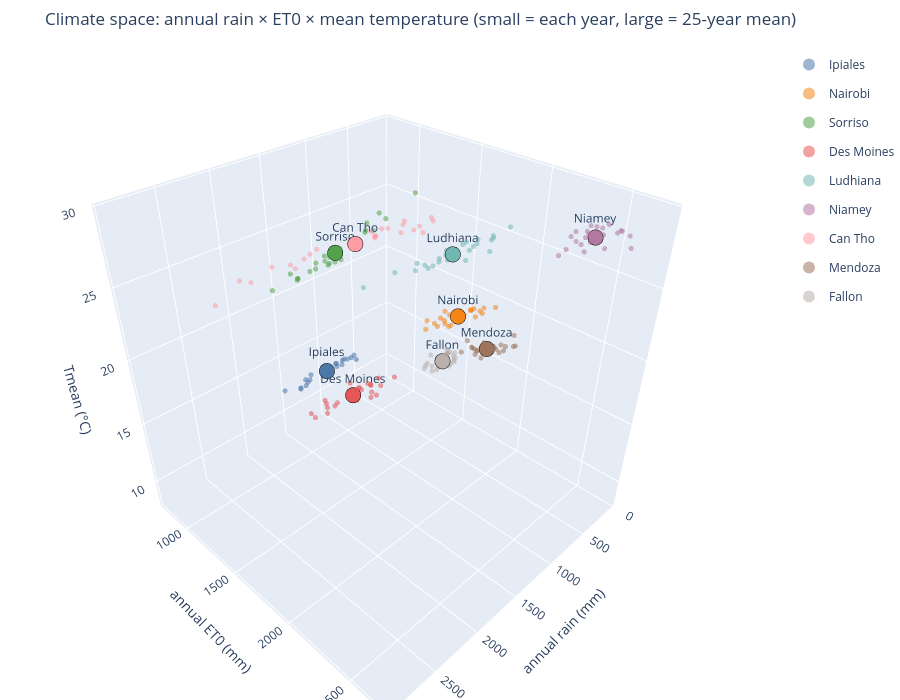

This figure's notebook cell:
### Markdown cell above
## 4 · Climate space of the nine sites

Each **small dot is one site-year** (25 per site); the **large labelled marker is the site's 25-year mean**.
Axes: annual rain, annual ET0 (evaporative demand) and mean temperature. Sites that sit apart are climatically different; a cloud stretched along one axis shows which variable varies most from year to year.

### Code cell
palette = ["#4c78a8", "#f58518", "#54a24b", "#e45756", "#72b7b2", "#b279a2", "#ff9da6", "#9d755d", "#bab0ac"]
fig = go.Figure()
for (n, col) in zip(SITES, palette):
    at, _ = ct.annual_table(data[n], SITES[n][0], SITES[n][2])
    fig.add_trace(go.Scatter3d(x=at.rain_mm, y=at.ET0_mm, z=at.Tmean_C, mode="markers", name=n, legendgroup=n,
                               marker=dict(size=3, color=col, opacity=.55), text=[f"{n} {y}" for y in at.index],
                               hovertemplate="%{text}<br>rain %{x:.0f} mm<br>ET0 %{y:.0f} mm<br>Tmean %{z:.1f} °C<extra></extra>"))
    fig.add_trace(go.Scatter3d(x=[at.rain_mm.mean()], y=[at.ET0_mm.mean()], z=[at.Tmean_C.mean()], mode="markers+text",
                               text=[n], textposition="top center", legendgroup=n, showlegend=False,
                               marker=dict(size=9, color=col, line=dict(color="black", width=1)),
                               hovertemplate=f"{n} (mean)<br>rain %{{x:.0f}} mm<br>ET0 %{{y:.0f}} mm<br>Tmean %{{z:.1f}} °C<extra></extra>"))
fig.update_layout(title="Climate space: annual rain × ET0 × mean temperature (small = each year, large = 25-year mean)", height=700,
                  scene=dict(xaxis=dict(title="annual rain (mm)"), yaxis=dict(title="annual ET0 (mm)"), zaxis=dict(title="Tmean (°C)")),
                  margin=dict(l=0, r=0, t=50, b=0), legend=dict(itemsizing="constant"))
save(fig, "3d_03_climate_space_sites"); fig.show()

tab = summ[["rain_mm_yr", "ET0_mm_yr", "Tmean_C", "P/ET0", "aridity_class"]].round(2)
print(tab.to_string())

### Figure 1 — Plotly figure (JSON) as saved in the notebook; plotly's stock layout.template omitted (floating-point values rounded to 4 significant figures)
{"data": [{"hovertemplate": "%{text}<br>rain %{x:.0f} mm<br>ET0 %{y:.0f} mm<br>Tmean %{z:.1f} °C<extra></extra>", "legendgroup": "Ipiales", "marker": {"color": "#4c78a8", "opacity": 0.55, "size": 3}, "mode": "markers", "name": "Ipiales", "text": ["Ipiales 2001", "Ipiales 2002", "Ipiales 2003", "Ipiales 2004", "Ipiales 2005", "Ipiales 2006", "Ipiales 2007", "Ipiales 2008", "Ipiales 2009", "Ipiales 2010", "Ipiales 2011", "Ipiales 2012", "Ipiales 2013", "Ipiales 2014", "Ipiales 2015", "Ipiales 2016", "Ipiales 2017", "Ipiales 2018", "Ipiales 2019", "Ipiales 2020", "Ipiales 2021", "Ipiales 2022", "Ipiales 2023", "Ipiales 2024", "Ipiales 2025"], "type": "scatter3d", "x": [737.0, 927.6, 957.8, 1044.0, 982.1, 956.3, 838.5, 1404.0, 783.5, 1162.0, 1442.0, 1099.0, 1037.0, 1057.0, 858.3, 932.6, 1355.0, 1125.0, 1278.0, 778.0, 1318.0, 1377.0, 1375.0, 1186.0, 1613.0], "y": [910.2, 903.2, 859.2, 893.4, 890.9, 870.2, 895.1, 839.7, 894.2, 901.5, 872.7, 864.0, 861.0, 857.5, 874.1, 912.8, 879.3, 871.8, 851.9, 919.3, 870.3, 875.6, 874.1, 913.0, 851.4], "z": [13.08, 13.24, 13.2, 12.96, 13.49, 13.0, 13.41, 12.52, 13.34, 13.41, 12.74, 12.64, 13.08, 13.13, 13.34, 13.68, 13.06, 13.04, 13.31, 13.66, 13.1, 12.82, 13.34, 13.82, 13.12]}, {"hovertemplate": "Ipiales (mean)<br>rain %{x:.0f} mm<br>ET0 %{y:.0f} mm<br>Tmean %{z:.1f} °C<extra></extra>", "legendgroup": "Ipiales", "marker": {"color": "#4c78a8", "line": {"color": "black", "width": 1}, "size": 9}, "mode": "markers+text", "showlegend": false, "text": ["Ipiales"], "textposition": "top center", "type": "scatter3d", "x": [1105.0], "y": [880.3], "z": [13.18]}, {"hovertemplate": "%{text}<br>rain %{x:.0f} mm<br>ET0 %{y:.0f} mm<br>Tmean %{z:.1f} °C<extra></extra>", "legendgroup": "Nairobi", "marker": {"color": "#f58518", "opacity": 0.55, "size": 3}, "mode": "markers", "name": "Nairobi", "text": ["Nairobi 2001", "Nairobi 2002", "Nairobi 2003", "Nairobi 2004", "Nairobi 2005", "Nairobi 2006", "Nairobi 2007", "Nairobi 2008", "Nairobi 2009", "Nairobi 2010", "Nairobi 2011", "Nairobi 2012", "Nairobi 2013", "Nairobi 2014", "Nairobi 2015", "Nairobi 2016", "Nairobi 2017", "Nairobi 2018", "Nairobi 2019", "Nairobi 2020", "Nairobi 2021", "Nairobi 2022", "Nairobi 2023", "Nairobi 2024", "Nairobi 2025"], "type": "scatter3d", "x": [748.9, 696.9, 698.9, 527.9, 430.6, 885.0, 630.7, 507.4, 505.8, 585.1, 635.5, 698.9, 672.0, 539.4, 461.7, 426.2, 328.5, 742.0, 530.9, 787.4, 430.8, 333.9, 482.2, 675.4, 558.2], "y": [1660.0, 1689.0, 1720.0, 1740.0, 1827.0, 1648.0, 1613.0, 1727.0, 1816.0, 1657.0, 1710.0, 1737.0, 1667.0, 1675.0, 1823.0, 1758.0, 1871.0, 1631.0, 1789.0, 1597.0, 1736.0, 1786.0, 1771.0, 1671.0, 1722.0], "z": [19.64, 19.84, 19.77, 20.21, 20.41, 19.81, 19.7, 19.98, 20.33, 20.01, 20.15, 19.94, 19.89, 20.12, 20.66, 20.45, 20.75, 19.71, 20.77, 19.91, 20.28, 20.34, 20.58, 20.63, 20.54]}, {"hovertemplate": "Nairobi (mean)<br>rain %{x:.0f} mm<br>ET0 %{y:.0f} mm<br>Tmean %{z:.1f} °C<extra></extra>", "legendgroup": "Nairobi", "marker": {"color": "#f58518", "line": {"color": "black", "width": 1}, "size": 9}, "mode": "markers+text", "showlegend": false, "text": ["Nairobi"], "textposition": "top center", "type": "scatter3d", "x": [580.8], "y": [1722.0], "z": [20.18]}, {"hovertemplate": "%{text}<br>rain %{x:.0f} mm<br>ET0 %{y:.0f} mm<br>Tmean %{z:.1f} °C<extra></extra>", "legendgroup": "Sorriso", "marker": {"color": "#54a24b", "opacity": 0.55, "size": 3}, "mode": "markers", "name": "Sorriso", "text": ["Sorriso 2001", "Sorriso 2002", "Sorriso 2003", "Sorriso 2004", "Sorriso 2005", "Sorriso 2006", "Sorriso 2007", "Sorriso 2008", "Sorriso 2009", "Sorriso 2010", "Sorriso 2011", "Sorriso 2012", "Sorriso 2013", "Sorriso 2014", "Sorriso 2015", "Sorriso 2016", "Sorriso 2017", "Sorriso 2018", "Sorriso 2019", "Sorriso 2020", "Sorriso 2021", "Sorriso 2022", "Sorriso 2023", "Sorriso 2024", "Sorriso 2025"], "type": "scatter3d", "x": [1534.0, 1562.0, 1870.0, 1716.0, 1913.0, 2115.0, 1714.0, 1862.0, 1580.0, 1617.0, 1558.0, 1467.0, 1674.0, 1078.0, 645.5, 1148.0, 1561.0, 1903.0, 1210.0, 977.1, 1634.0, 1518.0, 1250.0, 1470.0, 982.1], "y": [1309.0, 1356.0, 1299.0, 1283.0, 1281.0, 1293.0, 1333.0, 1301.0, 1332.0, 1336.0, 1325.0, 1355.0, 1304.0, 1339.0, 1387.0, 1337.0, 1331.0, 1331.0, 1372.0, 1372.0, 1347.0, 1343.0, 1395.0, 1352.0, 1322.0], "z": [25.62, 25.78, 24.76, 24.85, 25.21, 24.74, 25.2, 24.85, 25.1, 25.47, 25.13, 25.25, 25.37, 26.17, 27.85, 26.83, 25.58, 25.09, 26.61, 26.82, 25.9, 25.19, 26.66, 25.97, 27.05]}, {"hovertemplate": "Sorriso (mean)<br>rain %{x:.0f} mm<br>ET0 %{y:.0f} mm<br>Tmean %{z:.1f} °C<extra></extra>", "legendgroup": "Sorriso", "marker": {"color": "#54a24b", "line": {"color": "black", "width": 1}, "size": 9}, "mode": "markers+text", "showlegend": false, "text": ["Sorriso"], "textposition": "top center", "type": "scatter3d", "x": [1502.0], "y": [1333.0], "z": [25.72]}, {"hovertemplate": "%{text}<br>rain %{x:.0f} mm<br>ET0 %{y:.0f} mm<br>Tmean %{z:.1f} °C<extra></extra>", "legendgroup": "Des Moines", "marker": {"color": "#e45756", "opacity": 0.55, "size": 3}, "mode": "markers", "name": "Des Moines", "text": ["Des Moines 2001", "Des Moines 2002", "Des Moines 2003", "Des Moines 2004", "Des Moines 2005", "Des Moines 2006", "Des Moines 2007", "Des Moines 2008", "Des Moines 2009", "Des Moines 2010", "Des Moines 2011", "Des Moines 2012", "Des Moines 2013", "Des Moines 2014", "Des Moines 2015", "Des Moines 2016", "Des Moines 2017", "Des Moines 2018", "Des Moines 2019", "Des Moines 2020", "Des Moines 2021", "Des Moines 2022", "Des Moines 2023", "Des Moines 2024", "Des Moines 2025"], "type": "scatter3d", "x": [841.5, 706.7, 723.2, 803.6, 647.1, 746.1, 1045.0, 1175.0, 1015.0, 1272.0, 834.9, 614.3, 767.4, 1056.0, 1123.0, 820.9, 724.1, 1038.0, 1001.0, 724.5, 729.8, 654.9, 628.7, 916.6, 809.5], "y": [935.3, 1043.0, 1046.0, 919.7, 1094.0, 1064.0, 930.3, 780.3, 791.1, 819.4, 898.2, 1208.0, 930.2, 822.0, 858.6, 900.2, 1045.0, 896.4, 769.9, 949.3, 1022.0, 1054.0, 1060.0, 1070.0, 978.0], "z": [10.38, 10.58, 10.15, 10.11, 11.28, 11.49, 10.24, 8.405, 8.802, 9.428, 10.07, 12.58, 9.395, 8.593, 10.36, 11.1, 11.39, 9.711, 9.027, 10.36, 11.37, 10.16, 11.72, 11.97, 10.99]}, {"hovertemplate": "Des Moines (mean)<br>rain %{x:.0f} mm<br>ET0 %{y:.0f} mm<br>Tmean %{z:.1f} °C<extra></extra>", "legendgroup": "Des Moines", "marker": {"color": "#e45756", "line": {"color": "black", "width": 1}, "size": 9}, "mode": "markers+text", "showlegend": false, "text": ["Des Moines"], "textposition": "top center", "type": "scatter3d", "x": [856.8], "y": [955.3], "z": [10.39]}, {"hovertemplate": "%{text}<br>rain %{x:.0f} mm<br>ET0 %{y:.0f} mm<br>Tmean %{z:.1f} °C<extra></extra>", "legendgroup": "Ludhiana", "marker": {"color": "#72b7b2", "opacity": 0.55, "size": 3}, "mode": "markers", "name": "Ludhiana", "text": ["Ludhiana 2001", "Ludhiana 2002", "Ludhiana 2003", "Ludhiana 2004", "Ludhiana 2005", "Ludhiana 2006", "Ludhiana 2007", "Ludhiana 2008", "Ludhiana 2009", "Ludhiana 2010", "Ludhiana 2011", "Ludhiana 2012", "Ludhiana 2013", "Ludhiana 2014", "Ludhiana 2015", "Ludhiana 2016", "Ludhiana 2017", "Ludhiana 2018", "Ludhiana 2019", "Ludhiana 2020", "Ludhiana 2021", "Ludhiana 2022", "Ludhiana 2023", "Ludhiana 2024", "Ludhiana 2025"], "type": "scatter3d", "x": [477.4, 376.3, 553.4, 479.8, 578.5, 648.1, 508.4, 930.5, 449.0, 638.2, 684.6, 462.4, 781.7, 664.0, 825.0, 631.2, 787.0, 942.0, 968.1, 818.3, 803.4, 1000.0, 1397.0, 763.8, 1168.0], "y": [1872.0, 1945.0, 1789.0, 1885.0, 1776.0, 1763.0, 1795.0, 1654.0, 1871.0, 1782.0, 1665.0, 1860.0, 1732.0, 1799.0, 1694.0, 1853.0, 1763.0, 1719.0, 1604.0, 1609.0, 1684.0, 1635.0, 1480.0, 1708.0, 1574.0], "z": [25.97, 26.85, 25.42, 26.31, 25.18, 25.7, 25.8, 24.62, 26.04, 25.92, 25.01, 25.11, 24.87, 24.8, 24.71, 26.05, 25.26, 24.86, 24.14, 23.92, 24.85, 24.85, 23.66, 25.08, 24.43]}, {"hovertemplate": "Ludhiana (mean)<br>rain %{x:.0f} mm<br>ET0 %{y:.0f} mm<br>Tmean %{z:.1f} °C<extra></extra>", "legendgroup": "Ludhiana", "marker": {"color": "#72b7b2", "line": {"color": "black", "width": 1}, "size": 9}, "mode": "markers+text", "showlegend": false, "text": ["Ludhiana"], "textposition": "top center", "type": "scatter3d", "x": [733.5], "y": [1740.0], "z": [25.18]}, {"hovertemplate": "%{text}<br>rain %{x:.0f} mm<br>ET0 %{y:.0f} mm<br>Tmean %{z:.1f} °C<extra></extra>", "legendgroup": "Niamey", "marker": {"color": "#b279a2", "opacity": 0.55, "size": 3}, "mode": "markers", "name": "Niamey", "text": ["Niamey 2001", "Niamey 2002", "Niamey 2003", "Niamey 2004", "Niamey 2005", "Niamey 2006", "Niamey 2007", "Niamey 2008", "Niamey 2009", "Niamey 2010", "Niamey 2011", "Niamey 2012", "Niamey 2013", "Niamey 2014", "Niamey 2015", "Niamey 2016", "Niamey 2017", "Niamey 2018", "Niamey 2019", "Niamey 2020", "Niamey 2021", "Niamey 2022", "Niamey 2023", "Niamey 2024", "Niamey 2025"], "type": "scatter3d", "x": [473.5, 440.6, 582.4, 420.2, 612.1, 429.4, 563.9, 512.2, 520.2, 546.9, 413.9, 625.6, 590.2, 506.3, 635.3, 650.2, 570.4, 484.2, 501.3, 838.5, 509.7, 595.2, 487.4, 786.7, 578.4], "y": [2711.0, 2682.0, 2499.0, 2630.0, 2524.0, 2626.0, 2521.0, 2586.0, 2527.0, 2489.0, 2604.0, 2466.0, 2444.0, 2554.0, 2524.0, 2445.0, 2556.0, 2522.0, 2535.0, 2467.0, 2566.0, 2485.0, 2578.0, 2483.0, 2517.0], "z": [28.55, 29.08, 28.67, 29.11, 29.05, 29.16, 28.43, 28.16, 29.25, 28.92, 28.9, 28.43, 28.84, 29.23, 28.06, 28.7, 28.66, 28.72, 28.74, 28.16, 28.9, 28.24, 29.47, 28.43, 29.42]}, {"hovertemplate": "Niamey (mean)<br>rain %{x:.0f} mm<br>ET0 %{y:.0f} mm<br>Tmean %{z:.1f} °C<extra></extra>", "legendgroup": "Niamey", "marker": {"color": "#b279a2", "line": {"color": "black", "width": 1}, "size": 9}, "mode": "markers+text", "showlegend": false, "text": ["Niamey"], "textposition": "top center", "type": "scatter3d", "x": [555.0], "y": [2542.0], "z": [28.77]}, {"hovertemplate": "%{text}<br>rain %{x:.0f} mm<br>ET0 %{y:.0f} mm<br>Tmean %{z:.1f} °C<extra></extra>", "legendgroup": "Can Tho", "marker": {"color": "#ff9da6", "opacity": 0.55, "size": 3}, "mode": "markers", "name": "Can Tho", "text": ["Can Tho 2001", "Can Tho 2002", "Can Tho 2003", "Can Tho 2004", "Can Tho 2005", "Can Tho 2006", "Can Tho 2007", "Can Tho 2008", "Can Tho 2009", "Can Tho 2010", "Can Tho 2011", "Can Tho 2012", "Can Tho 2013", "Can Tho 2014", "Can Tho 2015", "Can Tho 2016", "Can Tho 2017", "Can Tho 2018", "Can Tho 2019", "Can Tho 2020", "Can Tho 2021", "Can Tho 2022", "Can Tho 2023", "Can Tho 2024", "Can Tho 2025"], "type": "scatter3d", "x": [1350.0, 1128.0, 1229.0, 1140.0, 1089.0, 1213.0, 1383.0, 1327.0, 1191.0, 1227.0, 1310.0, 1323.0, 1073.0, 959.4, 1027.0, 1782.0, 1886.0, 2112.0, 2166.0, 2928.0, 2459.0, 2499.0, 2300.0, 2179.0, 1841.0], "y": [1542.0, 1753.0, 1658.0, 1695.0, 1701.0, 1550.0, 1574.0, 1531.0, 1486.0, 1672.0, 1512.0, 1495.0, 1580.0, 1708.0, 1761.0, 1676.0, 1436.0, 1468.0, 1552.0, 1626.0, 1451.0, 1394.0, 1485.0, 1639.0, 1458.0], "z": [27.08, 27.61, 27.53, 27.6, 27.75, 27.38, 27.36, 27.11, 27.07, 28.06, 27.0, 27.25, 27.61, 28.0, 28.14, 28.01, 27.01, 27.07, 27.34, 27.7, 26.91, 26.89, 27.52, 28.27, 27.29]}, {"hovertemplate": "Can Tho (mean)<br>rain %{x:.0f} mm<br>ET0 %{y:.0f} mm<br>Tmean %{z:.1f} °C<extra></extra>", "legendgroup": "Can Tho", "marker": {"color": "#ff9da6", "line": {"color": "black", "width": 1}, "size": 9}, "mode": "markers+text", "showlegend": false, "text": ["Can Tho"], "textposition": "top center", "type": "scatter3d", "x": [1605.0], "y": [1576.0], "z": [27.46]}, {"hovertemplate": "%{text}<br>rain %{x:.0f} mm<br>ET0 %{y:.0f} mm<br>Tmean %{z:.1f} °C<extra></extra>", "legendgroup": "Mendoza", "marker": {"color": "#9d755d", "opacity": 0.55, "size": 3}, "mode": "markers", "name": "Mendoza", "text": ["Mendoza 2001", "Mendoza 2002", "Mendoza 2003", "Mendoza 2004", "Mendoza 2005", "Mendoza 2006", "Mendoza 2007", "Mendoza 2008", "Mendoza 2009", "Mendoza 2010", "Mendoza 2011", "Mendoza 2012", "Mendoza 2013", "Mendoza 2014", "Mendoza 2015", "Mendoza 2016", "Mendoza 2017", "Mendoza 2018", "Mendoza 2019", "Mendoza 2020", "Mendoza 2021", "Mendoza 2022", "Mendoza 2023", "Mendoza 2024", "Mendoza 2025"], "type": "scatter3d", "x": [423.1, 265.8, 168.2, 340.5, 325.2, 300.7, 250.4, 347.3, 149.8, 196.5, 249.2, 177.8, 243.4, 345.4, 293.9, 469.3, 351.5, 276.4, 227.5, 394.2, 348.4, 178.1, 176.0, 251.4, 333.2], "y": [1680.0, 1810.0, 1955.0, 1742.0, 1742.0, 1890.0, 1752.0, 1725.0, 1961.0, 1865.0, 1792.0, 1865.0, 1844.0, 1763.0, 1654.0, 1592.0, 1771.0, 1772.0, 1835.0, 1880.0, 1723.0, 1889.0, 1956.0, 1936.0, 1810.0], "z": [16.58, 16.89, 17.56, 16.87, 16.36, 17.47, 15.86, 16.91, 17.57, 16.7, 16.5, 17.27, 17.1, 16.81, 16.96, 16.21, 16.96, 16.84, 17.15, 17.38, 16.96, 16.91, 18.49, 17.74, 17.7]}, {"hovertemplate": "Mendoza (mean)<br>rain %{x:.0f} mm<br>ET0 %{y:.0f} mm<br>Tmean %{z:.1f} °C<extra></extra>", "legendgroup": "Mendoza", "marker": {"color": "#9d755d", "line": {"color": "black", "width": 1}, "size": 9}, "mode": "markers+text", "showlegend": false, "text": ["Mendoza"], "textposition": "top center", "type": "scatter3d", "x": [283.3], "y": [1808.0], "z": [17.03]}, {"hovertemplate": "%{text}<br>rain %{x:.0f} mm<br>ET0 %{y:.0f} mm<br>Tmean %{z:.1f} °C<extra></extra>", "legendgroup": "Fallon", "marker": {"color": "#bab0ac", "opacity": 0.55, "size": 3}, "mode": "markers", "name": "Fallon", "text": ["Fallon 2001", "Fallon 2002", "Fallon 2003", "Fallon 2004", "Fallon 2005", "Fallon 2006", "Fallon 2007", "Fallon 2008", "Fallon 2009", "Fallon 2010", "Fallon 2011", "Fallon 2012", "Fallon 2013", "Fallon 2014", "Fallon 2015", "Fallon 2016", "Fallon 2017", "Fallon 2018", "Fallon 2019", "Fallon 2020", "Fallon 2021", "Fallon 2022", "Fallon 2023", "Fallon 2024", "Fallon 2025"], "type": "scatter3d", "x": [130.2, 124.3, 110.9, 164.5, 224.2, 141.2, 84.55, 140.8, 166.1, 228.2, 136.4, 132.8, 92.25, 174.9, 265.1, 222.3, 306.8, 198.7, 280.4, 78.02, 223.3, 144.1, 236.0, 155.9, 187.8], "y": [1461.0, 1431.0, 1443.0, 1411.0, 1320.0, 1352.0, 1439.0, 1391.0, 1351.0, 1322.0, 1311.0, 1474.0, 1398.0, 1408.0, 1328.0, 1397.0, 1323.0, 1361.0, 1281.0, 1436.0, 1419.0, 1389.0, 1265.0, 1438.0, 1425.0], "z": [13.74, 13.22, 13.91, 13.32, 12.77, 12.84, 13.3, 12.93, 12.67, 12.32, 12.07, 14.0, 12.73, 14.1, 13.96, 13.8, 13.34, 13.52, 12.56, 14.05, 14.1, 13.73, 12.57, 14.41, 14.69]}, {"hovertemplate": "Fallon (mean)<br>rain %{x:.0f} mm<br>ET0 %{y:.0f} mm<br>Tmean %{z:.1f} °C<extra></extra>", "legendgroup": "Fallon", "marker": {"color": "#bab0ac", "line": {"color": "black", "width": 1}, "size": 9}, "mode": "markers+text", "showlegend": false, "text": ["Fallon"], "textposition": "top center", "type": "scatter3d", "x": [174.0], "y": [1383.0], "z": [13.39]}], "layout": {"height": 700, "legend": {"itemsizing": "constant"}, "margin": {"b": 0, "l": 0, "r": 0, "t": 50}, "scene": {"xaxis": {"title": {"text": "annual rain (mm)"}}, "yaxis": {"title": {"text": "annual ET0 (mm)"}}, "zaxis": {"title": {"text": "Tmean (°C)"}}}, "title": {"text": "Climate space: annual rain × ET0 × mean temperature (small = each year, large = 25-year mean)"}}}
